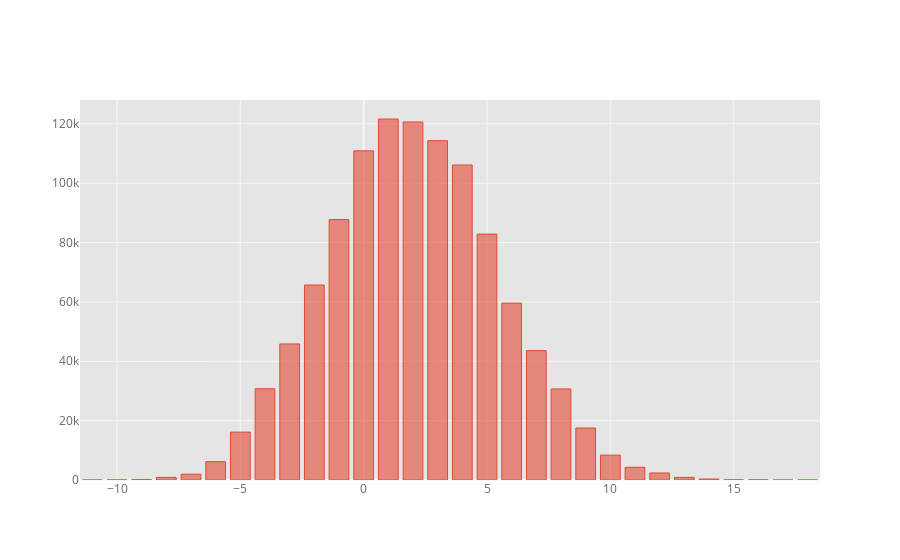

Write notebook code for a chart like this one.
### Markdown cell above
### Which tones?

### Code cell
notes.tpc.value_counts().iplot('bar')

### Figure 1 — Plotly figure (JSON) as saved in the notebook; plotly's stock layout.template omitted (floating-point values rounded to 4 significant figures)
{"data": [{"marker": {"color": "rgba(226, 74, 51, 0.6)", "line": {"color": "rgba(226, 74, 51, 1.0)", "width": 1}}, "name": "tpc", "orientation": "v", "text": "", "type": "bar", "x": [1, 2, 3, 0, 4, -1, 5, -2, 6, -3, 7, -4, 8, 9, -5, 10, -6, 11, 12, -7, 13, -8, 14, -9, 15, 16, -10, -11, 18, 17], "y": [121625, 120621, 114325, 110904, 106142, 87750, 82851, 65703, 59597, 45855, 43588, 30746, 30687, 17521, 16137, 8382, 6191, 4290, 2372, 1969, 889, 876, 326, 117, 52, 28, 24, 3, 2, 1]}], "layout": {"legend": {"bgcolor": "#FFFFFF", "font": {"color": "#666666"}}, "paper_bgcolor": "#FFFFFF", "plot_bgcolor": "#E5E5E5", "title": {"font": {"color": "#151516"}}, "xaxis": {"gridcolor": "#F6F6F6", "showgrid": true, "tickfont": {"color": "#666666"}, "title": {"font": {"color": "#666666"}, "text": ""}, "zerolinecolor": "#F6F6F6"}, "yaxis": {"gridcolor": "#F6F6F6", "showgrid": true, "tickfont": {"color": "#666666"}, "title": {"font": {"color": "#666666"}, "text": ""}, "zerolinecolor": "#F6F6F6"}}}
